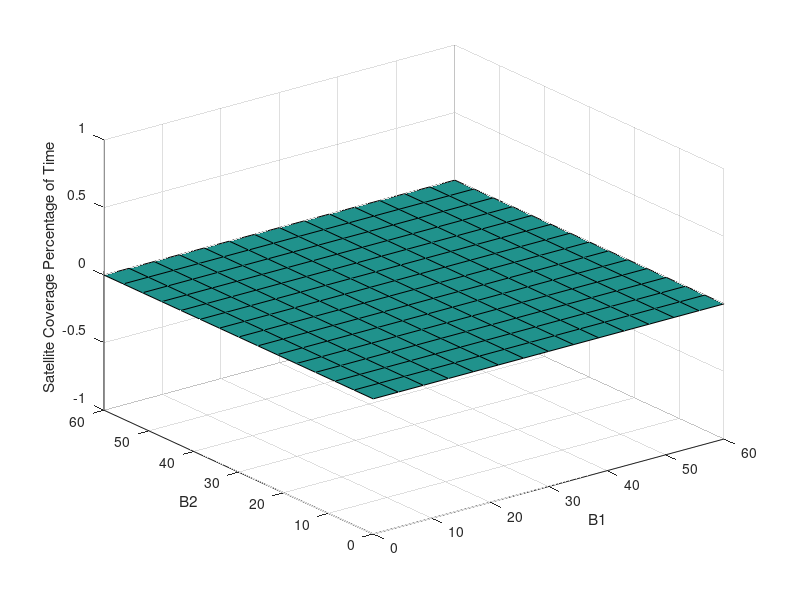

This figure's MATLAB source: (Note: this script raises an error after producing the figure.)
%%% Matt Liepke, creating TLE for a constellation and then sending it to
%%% STK, propogating and determining the amount of 'connected' time from
%%% KDAB to KPLC
clear all; close all;clc;
%% Define TimeSpan
stkThreadLimit = 8; % Max number of STK instances to spool up (lots of mem)
stkStartTime = '01 Dec 2021 00:00:00.000';
stkEndTime = '04 Dec 2021 00:00:00.000';

satsPerPlane = 12;
semiMajAxis = 6900;
planeCount = 10;
inc = 53;

B1 = linspace(0, 2*360/satsPerPlane, 15);
B2 = linspace(0, 2*360/satsPerPlane, 15);

covProb = zeros(length(B1),length(B2),10); %assume no greater than 10 sats connected at once


for i=1:length(B1)
    parfor (j=1:length(B2),stkThreadLimit)
        try
        temp = FindCoverageOfConstellationWithPhase([B1(i), B2(j)], satsPerPlane, ...
            planeCount, inc, semiMajAxis, stkStartTime, stkEndTime, ...
            (i-1)*length(satsPerPlane) + j);
        temp(numel(zeros(10,1))) = 0;
        covProb(i,j,:) = temp;
        catch err
            disp(err)
            disp("Overflow of covProb - More Sats could connect that you thought")
        end
    end
end
save('covProb.m','covProb')
someSortOfCoverage = sum(covProb(:,:,2:end),3); %all but the 0 sat probabilities

surf(B1, B2,someSortOfCoverage)
xlabel("B1")
ylabel("B2")
zlabel("Satellite Coverage Percentage of Time")
title("KDAB-KPLC Coverage from Constellations from:" + stkStartTime + " to " + stkEndTime + "for i = " + string(inc) + " and a = " + string(semiMajAxis))
t = 0; % for debugging to stop so STK from closing

